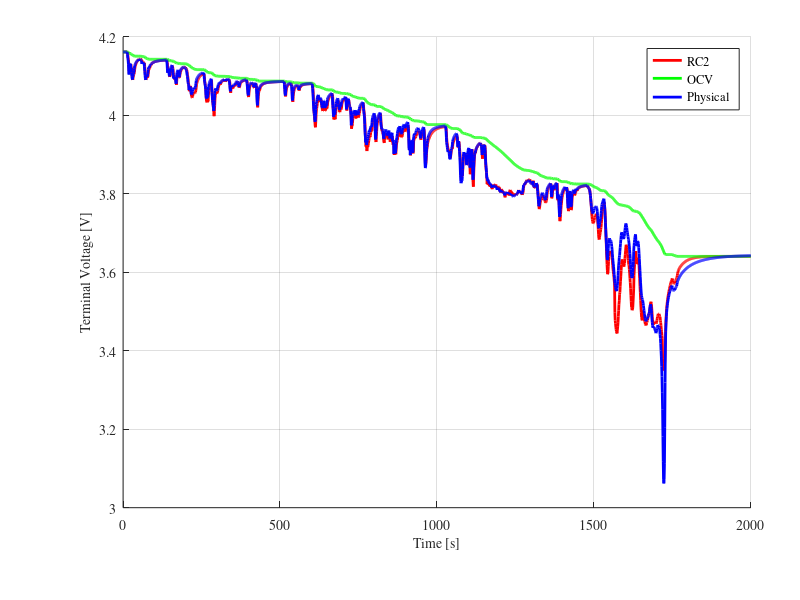
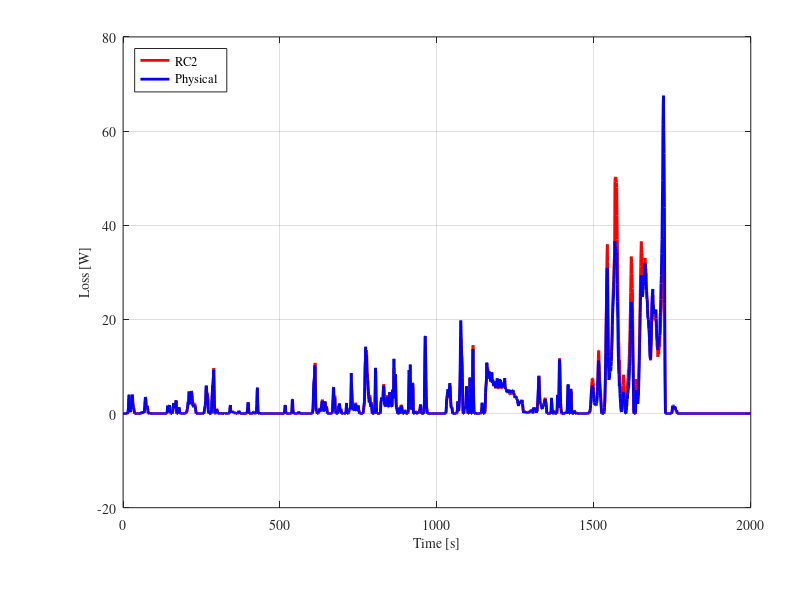

Source code (MATLAB) for these figures, in order:
clear;
clc;
close all;

%% standard figure
hight = 3.25; width = 3.25;
top = 0.2; bottom = 0.5; left = 0.5; right = 0.2;
set(0,'defaultFigureUnits','inches');
set(0,'defaultFigurePosition',[5 3 width hight]);
set(0,'defaultAxesLineWidth',0.5);
set(0,'defaultAxesYGrid','on');
set(0,'defaultAxesXGrid','on');
set(0,'defaultAxesFontName','Times');
set(0,'defaultAxesFontSize',10);
set(0,'defaultTextFontName','Times');
set(0,'defaultTextFontSize',10);
set(0,'defaultAxesUnits','normalized');
set(0,'defaultAxesPosition',[left/width bottom/hight (width-left-right)/width  (hight-bottom-top)/hight])
set(0,'defaultLineLineWidth',1.5);
grey = 0.5;
titlestart = -0.2;

%% load data
load('ocv_final.mat');
time_ocv = time;
% load('rc2_cf_0_5_c.mat');
% load('rc2_cf_fmincon_0_5_c.mat');
% load('rc2_cf_params.mat');
% load('rc2_cf_fmincon_params.mat');
% load('rc2_cf_5_c.mat');
% load('rc2_cf_fmincon_5_c.mat');
load('rc2_cf_10_c.mat');
% load('rc2_cf_fmincon_10_c.mat');
load('wltc.mat');
I = I + 1e-4;
I = I*1.95;

%% voltage limitations
v_max = 4.4;                                    % cut-over voltage
v_min = 3.0;                                    % cut-off voltage

%% resample ocv and soc
t1 = time_ocv(1);
t2 = time_ocv(end);
dt = 1;                                         % sample time
t = (t1:dt:t2) - t1;

ocv = interp1(time_ocv, ocv, t1:dt:t2);
soc = interp1(time_ocv, soc, t1:dt:t2);

s = length(time);

%% variables
Q = 16.8;
eta = 1.0;                                  % coulombic efficiency

n = 2;                                      % number of rc links
i_r = zeros(n, 1);
v_c = zeros(n, 1);

%% compute soc
ind_init = interp1(soc, 1:length(soc), 1.0, 'nearest');
v_t(1) = ocv(ind_init);
v_t_zero(1) = ocv(ind_init);
z0 = soc(ind_init);
z = z0 - dt/(Q*3600)*eta*cumsum(I(1:end));

%% compute terminal voltage without rc
for k = 1:s-1
    ind = interp1(soc, 1:length(soc), z(k), 'nearest');
    v_t_zero(k+1) = ocv(ind);
end
v_t_zero = v_t_zero';

%% compute terminal voltage with rc
for k = 1:s-1
    p = 10 * (1 - z(k)) + 1;
%     r0(k) = interp1(r0_cf, p, 'linear');
%     r1(k) = interp1(r1_cf, p, 'linear');
%     r2(k) = interp1(r2_cf, p, 'linear');
%     c1(k) = interp1(c1_cf, p, 'linear');
%     c2(k) = interp1(c2_cf, p, 'linear');
   
    r0(k) = interp1(r0_cf, p, 'nearest');
    r1(k) = interp1(r1_cf, p, 'nearest');
    r2(k) = interp1(r2_cf, p, 'nearest');
    c1(k) = interp1(c1_cf, p, 'nearest');
    c2(k) = interp1(c2_cf, p, 'nearest');
    
    if p > (length(r0_cf) - 1)
        r0(k) = r0_cf(end - 1);
        r1(k) = r1_cf(end - 1);
        r2(k) = r2_cf(end - 1);
        c1(k) = c1_cf(end - 1);
        c2(k) = c2_cf(end - 1);
    end
    
    r = [r1(k); r2(k)];
    c = [c1(k); c2(k)];
    for j = 1:n
        f(j) = exp(-dt/(r(j)*c(j)));
    end
    i_r(:, k+1) = diag(f)*i_r(:, k) + (1-f')*I(k);
    v_c(:, k) = i_r(:, k).*r;
    ind = interp1(soc, 1:length(soc), z(k), 'nearest');
    v_t(k+1) = ocv(ind) - sum(v_c(:, k)) - I(k).*r0(k);
end

%% compute rms error
v_t = reshape(v_t, size(V_batt_time));
rmse_volt = 1000*sqrt(mean((V_batt_time - v_t).^2)) % [mV]

%% compute losses
op_rc = v_t_zero - v_t;
op_phy = v_t_zero - V_batt_time;

loss_rc = op_rc .* I;                               % [W]
loss_phy = op_phy .* I;                             % [W]

rmse_loss = 1000*sqrt(mean((loss_phy - loss_rc).^2))% [mW]

energy_rc = trapz(time, loss_rc)/3600               % [Wh]
energy_phy = trapz(time, loss_phy)/3600             % [Wh]

%% plot
figure(1);
hold on;
plot(time, v_t, 'r', 'LineWidth', 2)
hold on;
plot(time, v_t_zero, 'g', 'LineWidth', 2)
hold on;
plot(time, V_batt_time, 'b', 'LineWidth', 2)
grid on;
xlabel('Time [s]')
ylabel('Terminal Voltage [V]')
% title('RC2 - WLTC')
legend('RC2', 'OCV', 'Physical', 'location', 'northeast')

figure(2);
plot(time, loss_rc, 'r', 'LineWidth', 2)
hold on;
plot(time, loss_phy, 'b', 'LineWidth', 2)
grid on;
xlabel('Time [s]')
ylabel('Loss [W]')
% title('Losses in RC2 and Physical Model - WLTC')
legend('RC2', 'Physical', 'location', 'northwest')